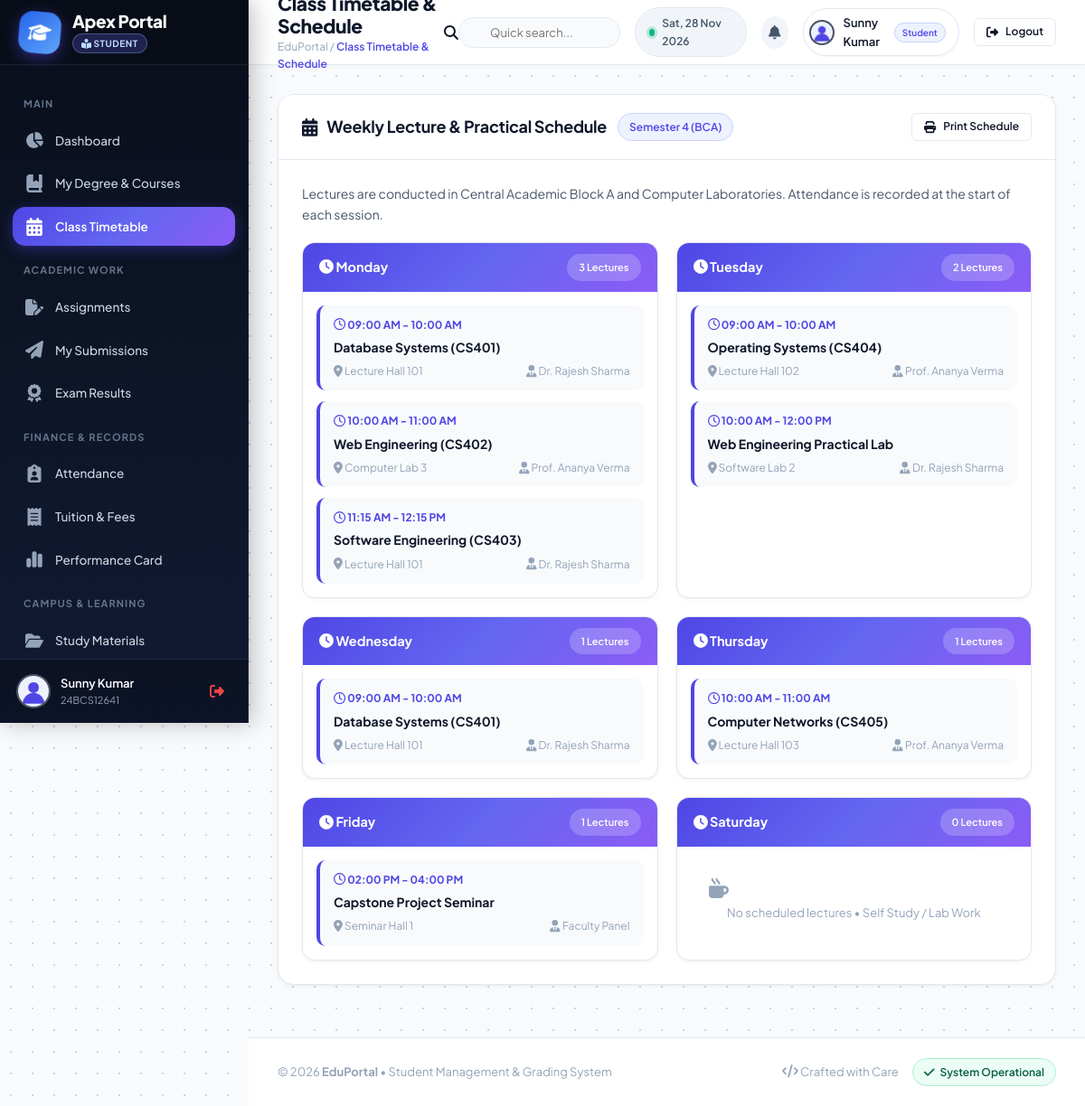
Page /student/timetable.php (signed in) on the committed database.
### tables this page shows
CREATE TABLE `students` (
  `student_id` INT AUTO_INCREMENT PRIMARY KEY,
  `user_id` INT NOT NULL UNIQUE,
  `roll_no` VARCHAR(50) NOT NULL UNIQUE,
  `department_id` INT DEFAULT NULL,
  `course_id` INT DEFAULT NULL,
  `course` VARCHAR(100) DEFAULT 'BCA',
  `semester` INT NOT NULL DEFAULT 1,
  `admission_year` INT NOT NULL DEFAULT 2024,
  `gender` ENUM('Male','Female','Other') DEFAULT 'Male',
  `dob` DATE DEFAULT NULL,
  `address` TEXT DEFAULT NULL,
  `status` ENUM('Active','Graduated','Suspended') DEFAULT 'Active',
  `profile_picture` VARCHAR(255) DEFAULT NULL,
  `created_at` TIMESTAMP DEFAULT CURRENT_TIMESTAMP,
  CONSTRAINT `fk_sp_stu_course` FOREIGN KEY (`course_id`) REFERENCES `courses` (`course_id`) ON DELETE SET NULL,
  CONSTRAINT `fk_sp_stu_user` FOREIGN KEY (`user_id`) REFERENCES `users` (`id`) ON DELETE CASCADE
);

CREATE TABLE `timetable` (
  `timetable_id` INT AUTO_INCREMENT PRIMARY KEY,
  `course_id` INT NOT NULL,
  `semester` INT NOT NULL DEFAULT 1,
  `day_of_week` ENUM('Monday','Tuesday','Wednesday','Thursday','Friday','Saturday') NOT NULL,
  `time_slot` VARCHAR(50) NOT NULL,
  `subject_name` VARCHAR(120) NOT NULL,
  `room_no` VARCHAR(50) NOT NULL,
  `faculty_name` VARCHAR(120) NOT NULL
);

### config/db.php (called while the page is built, shortened)
<?php
$host = getenv('DB_HOST') ?: "127.0.0.1";
$user = getenv('DB_USER') ?: "root";
$password = getenv('DB_PASSWORD') !== false ? getenv('DB_PASSWORD') : "";
$database = getenv('DB_NAME') ?: "student_portal";
$port = getenv('DB_PORT') ? (int)getenv('DB_PORT') : 3306;
try {
    $con = @mysqli_connect($host, $user, $password, $database, $port);
} catch (Throwable $e) {
    $con = false;
}
mysqli_set_charset($con, "utf8mb4");
if ($con) {
    static $schema_checked = false;
    if (!$schema_checked) {
if (!function_exists('safe_num_rows')) {
    function safe_num_rows($result) {
        if ($result && is_object($result)) {
            return mysqli_num_rows($result);
        }
        return 0;
    }
}
    }
}
if (!function_exists('safe_fetch_assoc')) {
    function safe_fetch_assoc($result) {
        if ($result && is_object($result) && mysqli_num_rows($result) > 0) {
            return mysqli_fetch_assoc($result);
        }
        return [];
    }
}
?>

### student/timetable.php (the view, shortened to what this page needs)
<?php
include("../config/db.php");
$user_id = $_SESSION['user_id'];
$st_q = mysqli_query($con, "
    SELECT s.*, u.name
    FROM students s
    JOIN users u ON s.user_id = u.id
    WHERE s.user_id='$user_id'
    LIMIT 1
");
$student = ($st_q && safe_num_rows($st_q) > 0) ? safe_fetch_assoc($st_q) : [];
$course_id = $student['course_id'] ?? 2;
$semester = $student['semester'] ?? 4;
$timetable_q = mysqli_query($con, "
    SELECT * FROM timetable
    WHERE course_id='$course_id' OR course_id=2
    ORDER BY FIELD(day_of_week, 'Monday', 'Tuesday', 'Wednesday', 'Thursday', 'Friday', 'Saturday'), time_slot ASC
");
$schedule = [
    'Monday' => [],
    'Tuesday' => [],
    'Wednesday' => [],
    'Thursday' => [],
    'Friday' => [],
    'Saturday' => []
];
if ($timetable_q) {
    while ($slot = safe_fetch_assoc($timetable_q)) {
        $schedule[$slot['day_of_week']][] = $slot;
    }
}
include("../includes/header.php");
include("../includes/sidebar_student.php");
include("../includes/navbar.php");
?>
<div class="card">
    <div class="card-header">
        <div style="display:flex; align-items:center; gap:12px; flex-wrap:wrap;">
            <h3><i class="fa-solid fa-calendar-days"></i> Weekly Lecture & Practical Schedule</h3>
            <span class="badge badge-primary">Semester <?php echo htmlspecialchars($semester); ?> (BCA)</span>
        </div>
        <button type="button" onclick="window.print()" class="btn btn-outline btn-sm">
            <i class="fa-solid fa-print"></i> Print Schedule
        </button>
    </div>
    <div class="card-body">
        <p style="color:var(--text-secondary); font-size:14px; margin-bottom:20px;">
            Lectures are conducted in Central Academic Block A and Computer Laboratories. Attendance is recorded at the start of each session.
        </p>
        <div style="display:grid; grid-template-columns:repeat(auto-fit, minmax(320px, 1fr)); gap:20px;">
            <?php foreach ($schedule as $day => $slots): ?>
                <div style="background:var(--bg-card); border:1px solid var(--border-color); border-radius:var(--radius-md); overflow:hidden; box-shadow:var(--shadow-sm);">
                    <div style="background:var(--primary-gradient); color:#ffffff; padding:12px 18px; font-weight:700; display:flex; justify-content:space-between; align-items:center;">
                        <span><i class="fa-solid fa-clock me-1"></i> <?php echo $day; ?></span>
                        <span class="badge" style="background:rgba(255,255,255,0.2); color:#fff; font-size:11px;"><?php echo count($slots); ?> Lectures</span>
                    </div>
                    <div style="padding:15px; display:flex; flex-direction:column; gap:12px;">
                        <?php if (count($slots) > 0): ?>
                            <?php foreach ($slots as $s): ?>
                                <div style="background:var(--bg-body); padding:12px 15px; border-radius:var(--radius-sm); border-left:4px solid var(--primary);">
                                    <div style="font-size:12px; font-weight:700; color:var(--primary); margin-bottom:4px;">
                                        <i class="fa-regular fa-clock"></i> <?php echo htmlspecialchars($s['time_slot']); ?>
                                    </div>
                                    <div style="font-weight:700; color:var(--text-primary); font-size:14px;">
                                        <?php echo htmlspecialchars($s['subject_name']); ?>
                                    </div>
                                    <div style="display:flex; justify-content:space-between; font-size:12px; color:var(--text-muted); margin-top:6px;">
                                        <span><i class="fa-solid fa-location-dot"></i> <?php echo htmlspecialchars($s['room_no']); ?></span>
                                        <span><i class="fa-solid fa-user-tie"></i> <?php echo htmlspecialchars($s['faculty_name']); ?></span>
                                    </div>
                                </div>
                            <?php endforeach; ?>
                        <?php else: ?>
                            <div style="text-align:center; padding:20px; color:var(--text-muted); font-size:13px;">
                                <i class="fa-solid fa-mug-hot" style="font-size:20px; margin-bottom:6px; display:block;"></i>
                                No scheduled lectures &bull; Self Study / Lab Work
                            </div>
                        <?php endif; ?>
                    </div>
                </div>
            <?php endforeach; ?>
        </div>
    </div>
</div>
<?php include("../includes/footer.php"); ?>

### includes/sidebar_student.php (shortened to what this page needs)
<?php
$current_page = basename($_SERVER['PHP_SELF']);
$student_name = $_SESSION['name'] ?? 'Student';
$student_pic = "../assets/images/default-user.png";
$roll_no_display = "Student";
if (isset($con) && isset($_SESSION['user_id'])) {
    $u_res = mysqli_query($con, "
        SELECT students.profile_picture, students.roll_no, students.course
        FROM students
        WHERE user_id='" . $_SESSION['user_id'] . "'
    ");
    if ($u_res && $s_row = safe_fetch_assoc($u_res)) {
        if (!empty($s_row['roll_no'])) {
            $roll_no_display = $s_row['roll_no'];
        }
    }
}
?>
<aside class="sidebar">
    <div class="sidebar-brand">
        <div class="brand-icon" style="background: linear-gradient(135deg, #2563eb 0%, #60a5fa 100%);">
            <i class="fa-solid fa-graduation-cap"></i>
        </div>
        <div class="brand-text">
            <h3>Apex Portal</h3>
            <span class="brand-badge" style="color: #bfdbfe;"><i class="fa-solid fa-book-reader"></i> Student</span>
        </div>
    </div>
    <div class="sidebar-menu">
        <div class="menu-category">MAIN</div>
        <a href="dashboard.php" class="nav-link <?php echo ($current_page == 'dashboard.php') ? 'active' : ''; ?>">
            <i class="fa-solid fa-chart-pie"></i>
            <span>Dashboard</span>
        </a>
        <a href="courses.php" class="nav-link <?php echo ($current_page == 'courses.php') ? 'active' : ''; ?>">
            <i class="fa-solid fa-book-bookmark"></i>
            <span>My Degree & Courses</span>
        </a>
        <a href="timetable.php" class="nav-link <?php echo ($current_page == 'timetable.php') ? 'active' : ''; ?>">
            <i class="fa-solid fa-calendar-days"></i>
            <span>Class Timetable</span>
        </a>
        <div class="menu-category">ACADEMIC WORK</div>
        <a href="view_assignments.php" class="nav-link <?php echo in_array($current_page, ['view_assignments.php', 'assignments.php', 'submit_assignment.php']) ? 'active' : ''; ?>">
            <i class="fa-solid fa-file-pen"></i>
            <span>Assignments</span>
        </a>
        <a href="my_submissions.php" class="nav-link <?php echo ($current_page == 'my_submissions.php') ? 'active' : ''; ?>">
            <i class="fa-solid fa-paper-plane"></i>
            <span>My Submissions</span>
        </a>
        <a href="view_grades.php" class="nav-link <?php echo in_array($current_page, ['view_grades.php', 'results.php']) ? 'active' : ''; ?>">
            <i class="fa-solid fa-award"></i>
            <span>Exam Results</span>
        </a>
        <div class="menu-category">FINANCE & RECORDS</div>
        <a href="view_attendance.php" class="nav-link <?php echo in_array($current_page, ['view_attendance.php', 'attendance.php']) ? 'active' : ''; ?>">
            <i class="fa-solid fa-clipboard-user"></i>
            <span>Attendance</span>
        </a>
        <a href="fees.php" class="nav-link <?php echo ($current_page == 'fees.php') ? 'active' : ''; ?>">
            <i class="fa-solid fa-receipt"></i>
            <span>Tuition & Fees</span>
        </a>
        <a href="performance_report.php" class="nav-link <?php echo ($current_page == 'performance_report.php') ? 'active' : ''; ?>">
            <i class="fa-solid fa-chart-simple"></i>
            <span>Performance Card</span>
        </a>
        <div class="menu-category">CAMPUS & LEARNING</div>
        <a href="study_materials.php" class="nav-link <?php echo ($current_page == 'study_materials.php') ? 'active' : ''; ?>">
            <i class="fa-solid fa-folder-open"></i>
            <span>Study Materials</span>
        </a>
    </div>
    <div class="sidebar-footer">
        <div class="user-mini">
            <img src="<?php echo $student_pic; ?>" alt="Student Avatar" class="user-avatar">
            <div class="user-info">
                <div class="name"><?php echo htmlspecialchars($student_name); ?></div>
                <div class="role-tag"><?php echo htmlspecialchars($roll_no_display); ?></div>
            </div>
        </div>
        <a href="../logout.php" class="logout-icon" title="Logout">
            <i class="fa-solid fa-right-from-bracket"></i>
        </a>
    </div>
</aside>

### rows in the picture
students: roll_no "24BCS12641", semester "4"
timetable: time_slot "09:00 AM - 10:00 AM", subject_name "Database Systems (CS401)", room_no "Lecture Hall 101", faculty_name "Dr. Rajesh Sharma"
timetable: time_slot "10:00 AM - 11:00 AM", subject_name "Web Engineering (CS402)", room_no "Computer Lab 3", faculty_name "Prof. Ananya Verma"
timetable: time_slot "11:15 AM - 12:15 PM", subject_name "Software Engineering (CS403)", room_no "Lecture Hall 101", faculty_name "Dr. Rajesh Sharma"
timetable: time_slot "09:00 AM - 10:00 AM", subject_name "Operating Systems (CS404)", room_no "Lecture Hall 102", faculty_name "Prof. Ananya Verma"
timetable: time_slot "10:00 AM - 12:00 PM", subject_name "Web Engineering Practical Lab", room_no "Software Lab 2", faculty_name "Dr. Rajesh Sharma"
timetable: time_slot "09:00 AM - 10:00 AM", subject_name "Database Systems (CS401)", room_no "Lecture Hall 101", faculty_name "Dr. Rajesh Sharma"
timetable: time_slot "10:00 AM - 11:00 AM", subject_name "Computer Networks (CS405)", room_no "Lecture Hall 103", faculty_name "Prof. Ananya Verma"
timetable: time_slot "02:00 PM - 04:00 PM", subject_name "Capstone Project Seminar", room_no "Seminar Hall 1", faculty_name "Faculty Panel"

### other values in the picture
$student_name "Sunny Kumar"
$header_title "Class Timetable & Schedule"
$user_name "Sunny Kumar"
$user_role_label "Student"
$day "Monday"
count($slots) "3"
$day "Tuesday"
count($slots) "2"
$day "Wednesday"
count($slots) "1"
$day "Thursday"
$day "Friday"
$day "Saturday"
count($slots) "0"
